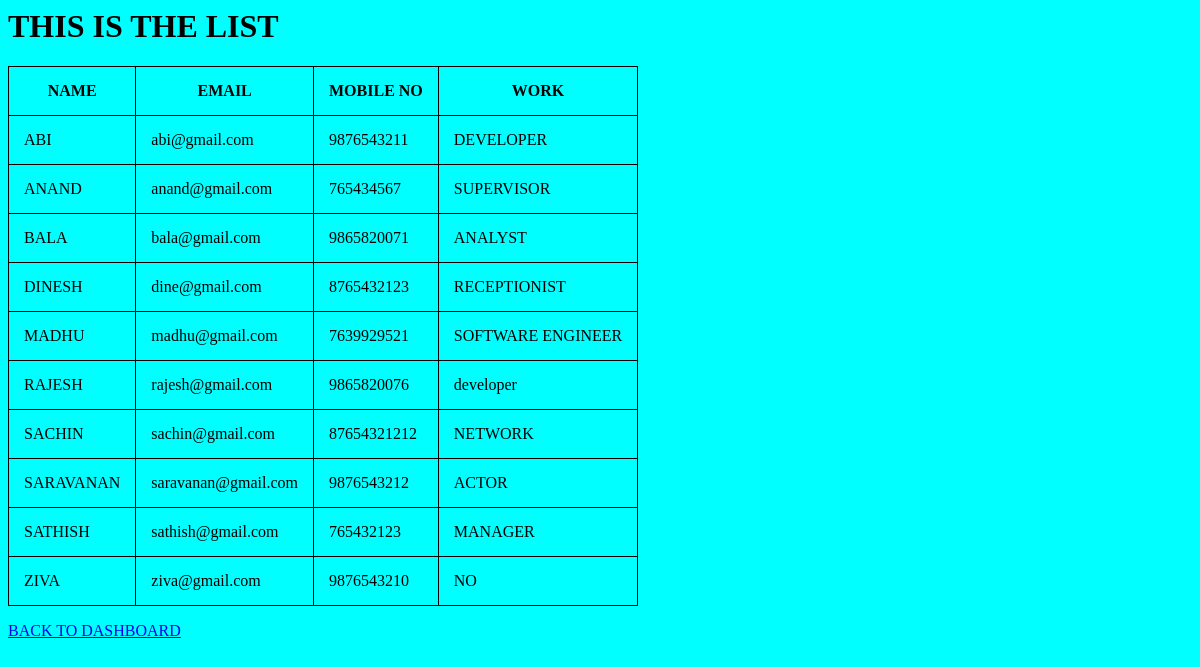
Page /lists/ on the committed database.
### tasklist/models.py (models this page shows, shortened)
class list(models.Model):
    name = models.CharField(max_length = 20)
    email = models.CharField(max_length = 30)
    mobile_number = models.CharField(max_length = 30)
    work = models.TextField(max_length=50)

### tasklist/views.py (the view)
# urls.py: path('lists/', record),
def record(request):
    a = list.objects.order_by('name')
    return render(request,'list.html',{'record':a})

### tasklist/templates/list.html
{% load static %}
<html>
<head>
 <link rel="stylesheet" href="{% static 'style.css' %}">
</head>
<body>
<h1>THIS IS THE LIST</h1>
<body id="body1">
  <form>
    <table>
     <tr>
      <th>NAME</th>
      <th>EMAIL</th>
      <th>MOBILE NO</th>
      <th>WORK</th>
     </tr>
     {%for l in record %}
      <tr>
      <td>{{l.name}}</td>
      <td>{{l.email}}</td>
      <td>{{l.mobile_number}}</td>
      <td>{{l.work}}</td>
     </tr>
     {% endfor %}
    </table>
  </form>
</body>
<a href="/">BACK TO DASHBOARD</a>
</html>

### tasklist/static/style.css (style rules this page uses)
body { background-color: rgb(230, 140, 140); }
table, th, td { border: 1px solid black; border-collapse: collapse; }
th, td { padding: 15px; }
#body1 { background-color: cyan; }

### rows in the picture
list: name "ABI", email "abi@gmail.com", mobile_number "9876543211", work "DEVELOPER"
list: name "ANAND", email "anand@gmail.com", mobile_number "765434567", work "SUPERVISOR"
list: name "BALA", email "bala@gmail.com", mobile_number "9865820071", work "ANALYST"
list: name "DINESH", email "dine@gmail.com", mobile_number "8765432123", work "RECEPTIONIST"
list: name "MADHU", email "madhu@gmail.com", mobile_number "7639929521", work "SOFTWARE ENGINEER"
list: name "RAJESH", email "rajesh@gmail.com", mobile_number "9865820076", work "developer"
list: name "SACHIN", email "sachin@gmail.com", mobile_number "87654321212", work "NETWORK"
list: name "SARAVANAN", email "saravanan@gmail.com", mobile_number "9876543212", work "ACTOR"
list: name "SATHISH", email "sathish@gmail.com", mobile_number "765432123", work "MANAGER"
list: name "ZIVA", email "ziva@gmail.com", mobile_number "9876543210", work "NO"
